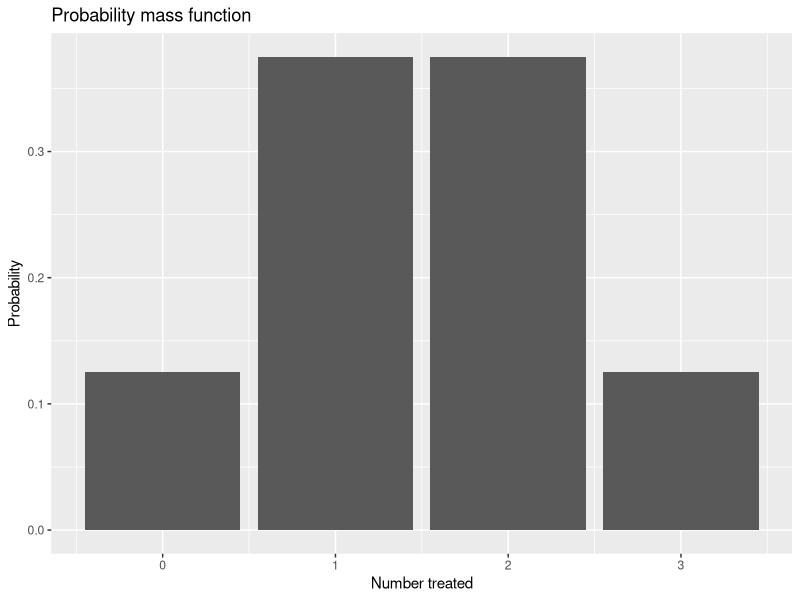
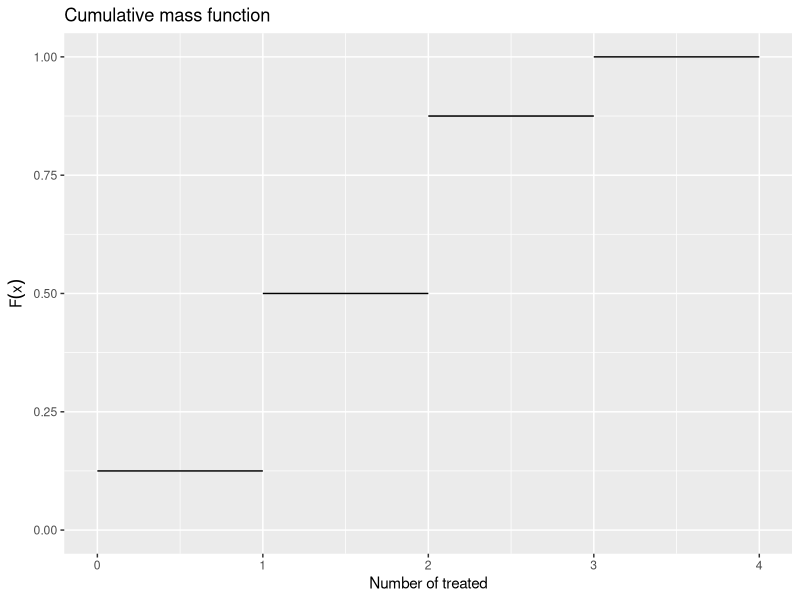
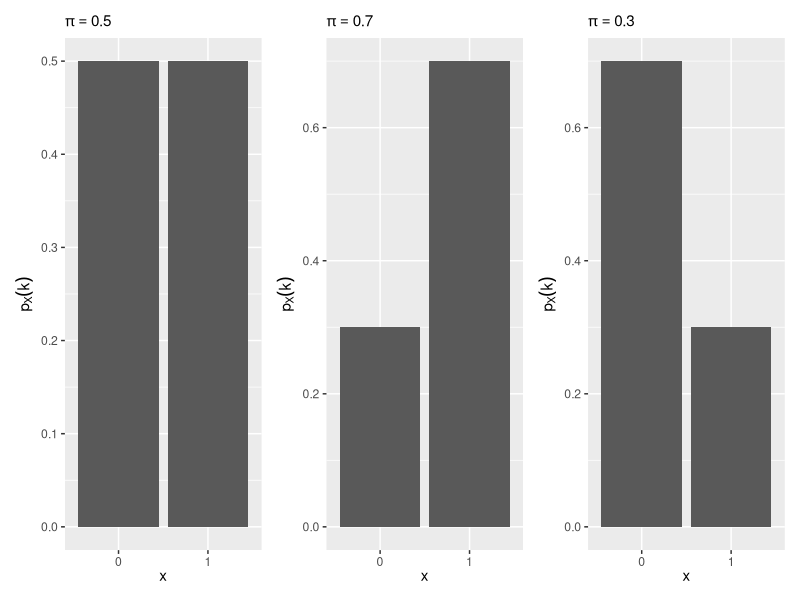
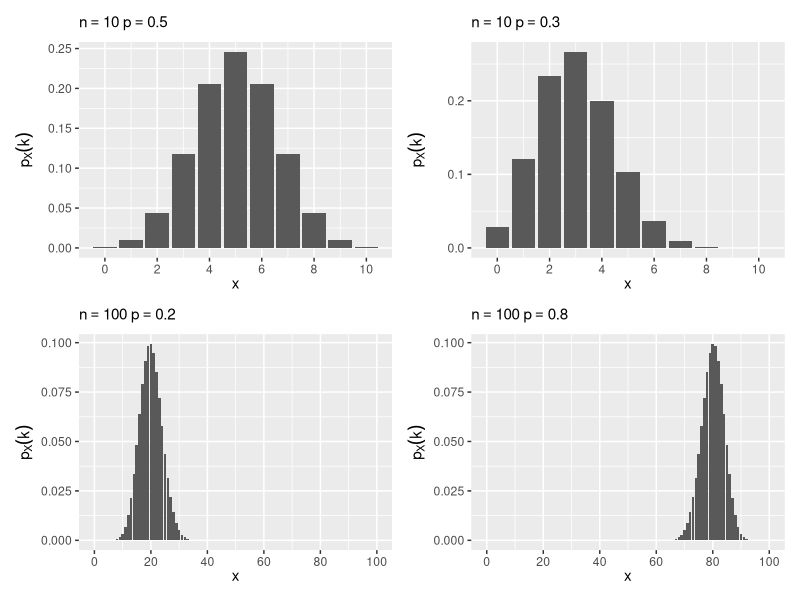
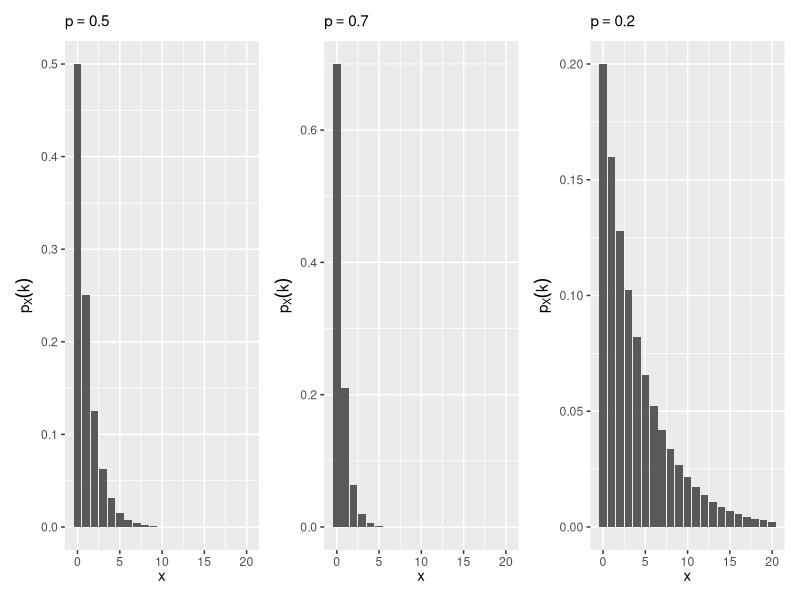
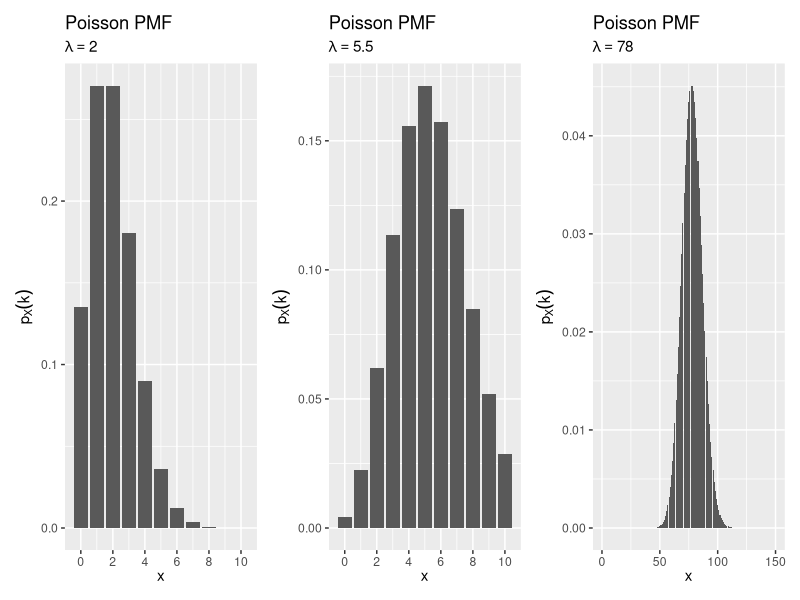
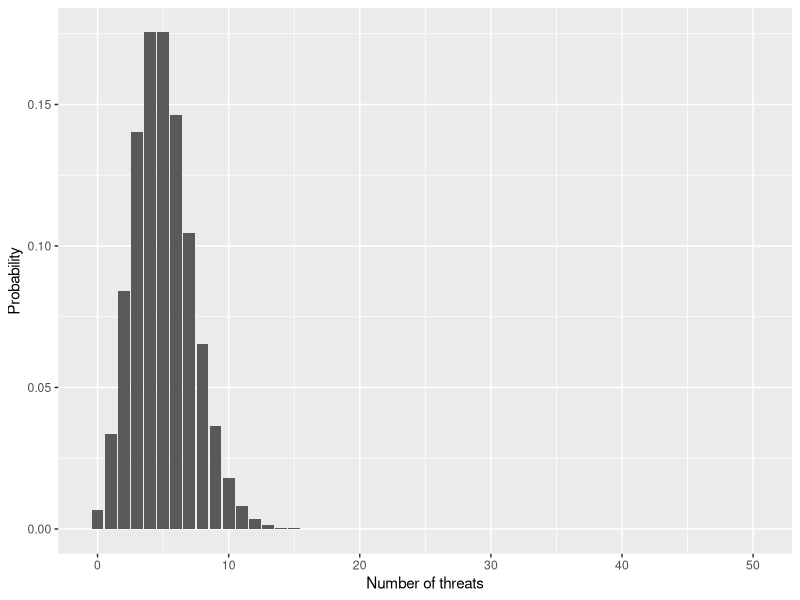
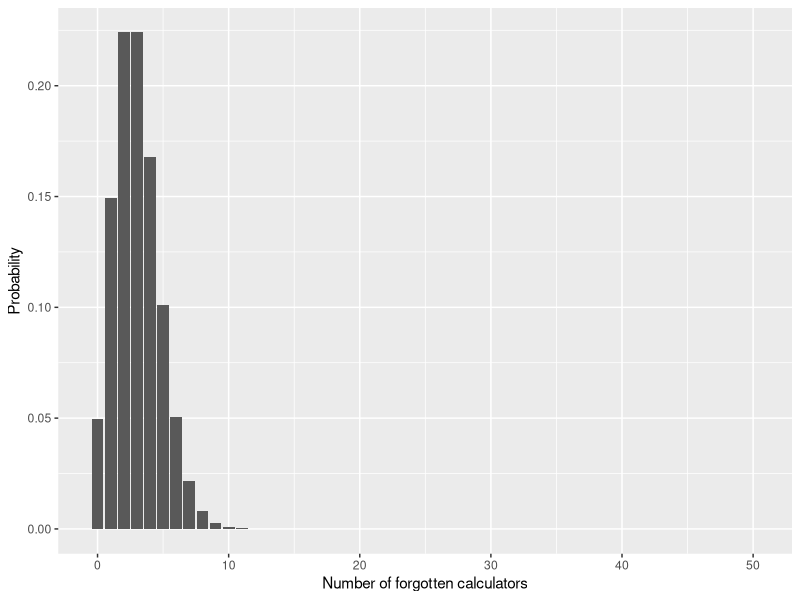

The R source for these figures, in order:
## ---- chunk 1

## ---- chunk 2
library(tidyverse)
library(patchwork)
library(here)
library(gganimate)
## ---- chunk 3
pmf <- tibble(
  x = 0:3,
  y = c(1 / 8, 3 / 8, 3 / 8, 1 / 8)
)

pmf %>%
  ggplot(aes(x, y)) +
  geom_col() +
  labs(
    title = "Probability mass function",
    x = "Number treated",
    y = "Probability"
  )
## ---- chunk 4
pmf %>%
  mutate(cumsum = cumsum(y),
         xend = x + 1) %>%
  ggplot(mapping = aes(x, cumsum)) +
  geom_segment(mapping = aes(xend = xend, yend = cumsum)) +
  ylim(0,1) +
  labs(
    title = "Cumulative mass function",
    x = "Number of treated",
    y = expression(F(x))
  )
## ---- chunk 5
knitr::include_graphics("https://encrypted-tbn0.gstatic.com/images?q=tbn:ANd9GcSbEyaYCtKvH69f_7DIShQ_Kc67Me-j5knH0A&usqp=CAU")
## ---- chunk 6
bernoulli_plot <- function(p) {
  tibble(
    x = 0:1,
    p = dbinom(x = x, size = 1, prob = p)
  ) %>%
    mutate(x = factor(x)) %>%
    ggplot(aes(x, p)) +
    geom_col() +
    labs(
      subtitle = bquote(pi == .(p)),
      x = expression(x),
      y = expression(p[X](k))
    )
}

bernoulli_plot(.5) +
  bernoulli_plot(.7) +
  bernoulli_plot(.3)
## ---- chunk 7
binomial_plot <- function(n, p) {
  tibble(
    x = 0:n,
    p = dbinom(x = x, size = n, prob = p)
  ) %>%
    ggplot(aes(x, p)) +
    geom_col() +
    scale_x_continuous(breaks = scales::pretty_breaks()) +
    labs(
      subtitle = bquote(n == .(n) ~ p == .(p)),
      x = expression(x),
      y = expression(p[X](k))
    )
}

binomial_plot(10, .5) +
  binomial_plot(10, .3) +
  binomial_plot(100, .2) +
  binomial_plot(100, .8)
## ---- chunk 8
geometric_plot <- function(p) {
  tibble(
    x = 0:20,
    p = dgeom(x = x, prob = p)
  ) %>%
    ggplot(aes(x, p)) +
    geom_col() +
    scale_x_continuous(breaks = scales::pretty_breaks()) +
    labs(
      subtitle = bquote(p == .(p)),
      x = expression(x),
      y = expression(p[X](k))
    )
}

geometric_plot(.5) +
  geometric_plot(.7) +
  geometric_plot(.2)
## ---- chunk 9
poisson_plot <- function(lambda, max_n = 10) {
  tibble(
    x = 0:max_n,
    p = dpois(x = x, lambda = lambda)
  ) %>%
    ggplot(aes(x, p)) +
    geom_col() +
    scale_x_continuous(breaks = scales::pretty_breaks()) +
    labs(
      title = "Poisson PMF",
      subtitle = bquote(lambda == .(lambda)),
      x = expression(x),
      y = expression(p[X](k))
    )
}

poisson_plot(2) +
  poisson_plot(5.5) +
  poisson_plot(78, max_n = 150)
## ---- chunk 10
tibble(
  n = 0:50,
  prob = dpois(n, 5)
) %>%
  ggplot(aes(n, prob)) +
  geom_col() +
  labs(
    x = "Number of threats",
    y = "Probability"
  )
## ---- chunk 11
tibble(
  n = 0:50,
  prob = dpois(n, 3)
) %>%
  ggplot(aes(n, prob)) +
  geom_col() +
  labs(
    x = "Number of forgotten calculators",
    y = "Probability"
  )
## ---- chunk 12
bernoulli_cmf_plot <- function(p) {
  df <- tibble(
    x = 0:1,
    pmf = dbinom(x = x, size = 1, prob = p),
    cmf = pbinom(q = x, size = 1, prob = p)
  )

  ggplot(df, aes(x, pmf)) +
    geom_col() +
    ylim(0,1) + scale_x_continuous(breaks = 0:1) +
    labs(
      subtitle = bquote(pi == .(p)),
      x = expression(x),
      y = expression(p[X](k))
    ) +
    ggplot(df, aes(x, cmf)) + ylim(0,1) +
    scale_x_continuous(breaks = 0:1) +
    geom_col() +
    labs(
      subtitle = bquote(pi == .(p)),
      x = expression(x),
      y = expression(F[X](k))
    )
}

bernoulli_cmf_plot(.7)
## ---- chunk 13
binomial_cmf_plot <- function(n, p) {
  df <- tibble(
    x = 0:n,
    pmf = dbinom(x = x, size = n, prob = p),
    cmf = pbinom(q = x, size = n, prob = p)
  )

  ggplot(df, aes(x, pmf)) +
    geom_col() + ylim(0,1) +
    scale_x_continuous(breaks = scales::pretty_breaks()) +
    labs(
      subtitle = bquote(n == .(n) ~ p == .(p)),
      x = expression(x),
      y = expression(p[X](k))
    ) +
    ggplot(df, aes(x, cmf)) +
    geom_col() +
    scale_x_continuous(breaks = scales::pretty_breaks()) +
    labs(
      subtitle = bquote(n == .(n) ~ p == .(p)),
      x = expression(x),
      y = expression(F[X](k))
    )
}

binomial_cmf_plot(10, .5)
## ---- chunk 14
binomial_cmf_plot(10, .3)
## ---- chunk 15
binomial_cmf_plot(100, .2)
## ---- chunk 16
binomial_cmf_plot(100, .8)
## ---- chunk 17
geometric_cmf_plot <- function(p) {
  df <- tibble(
    x = 0:20,
    pmf = dgeom(x = x, prob = p),
    cmf = pgeom(q = x, prob = p)
  ) %>%
    mutate(x = x + 1)

  ggplot(df, aes(x, pmf)) +
    geom_col() + ylim(0,1) +
    scale_x_continuous(breaks = scales::pretty_breaks()) +
    labs(
      subtitle = bquote(p == .(p)),
      x = expression(x),
      y = expression(p[X](k))
    ) +
    ggplot(df, aes(x, cmf)) +
    geom_col() +
    scale_x_continuous(breaks = scales::pretty_breaks()) +
    labs(
      subtitle = bquote(p == .(p)),
      x = expression(x),
      y = expression(F[X](k))
    )
}

geometric_cmf_plot(.5)
## ---- chunk 18
poisson_cmf_plot <- function(lambda, max_n = 10) {
  df <- tibble(
    x = 0:max_n,
    pmf = dpois(x = x, lambda = lambda),
    cmf = ppois(q = x, lambda = lambda)
  )

  ggplot(df, aes(x, pmf)) +
    geom_col() + ylim(0,1) +
    scale_x_continuous(breaks = scales::pretty_breaks()) +
    labs(
      subtitle = bquote(lambda == .(lambda)),
      x = expression(x),
      y = expression(p[X](k))
    ) +
    ggplot(df, aes(x, cmf)) +
    geom_col() +
    scale_x_continuous(breaks = scales::pretty_breaks()) +
    labs(
      subtitle = bquote(lambda == .(lambda)),
      x = expression(x),
      y = expression(F[X](k))
    )
}

poisson_cmf_plot(2)
